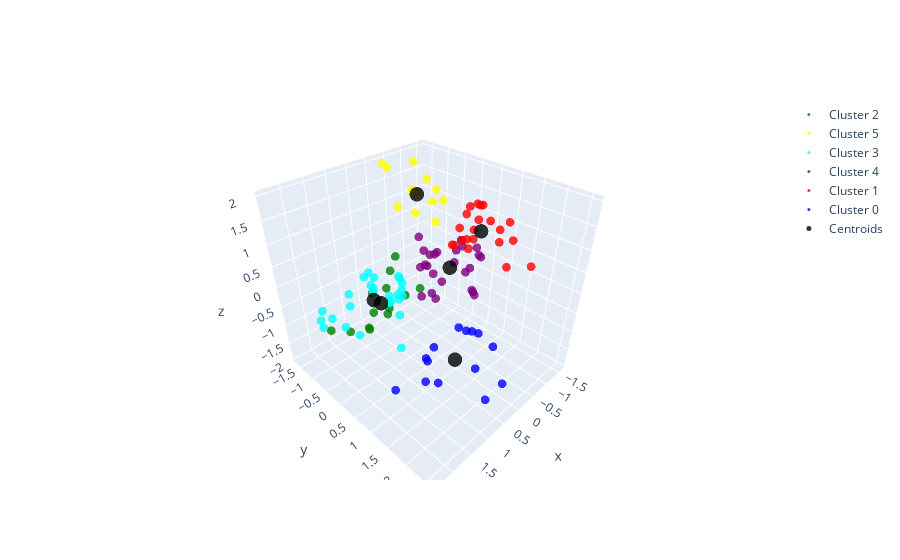

Here is the notebook cell this chart was saved with:
### Code cell
# Mostramos los grupos en un gráfico 3D
import plotly.graph_objects as go

# Columna auxiliar
df_female['Cluster_female'] = kmeans.fit_predict(df_female[['Age', 'Annual Income', 'Spending Score']])

# Define los colores para cada cluster
colores = ['blue', 'red', 'green', 'cyan', 'purple', 'yellow']

fig_female = go.Figure()

# Scatter plot para cada cluster
for i in df_female['Cluster_female'].unique():
  df_cluster = df_female[df_female['Cluster_female'] == i]
  fig_female.add_trace(go.Scatter3d(
    x = df_cluster['Age'], 
    y = df_cluster['Annual Income'], 
    z = df_cluster['Spending Score'], 
    mode = 'markers',
    marker = dict(
      size = 3,
      color = colores[i],
      opacity = 0.8
    ),
    name = 'Cluster ' + str(i)
  ))

# Añade los centroides al gráfico
fig_female.add_trace(go.Scatter3d(
  x = centroids_female[:, 0], 
  y = centroids_female[:, 1], 
  z = centroids_female[:, 2], 
  mode = 'markers',
  marker = dict(
    size = 5,
    color = 'black',                
    opacity = 0.8
  ),
  name = 'Centroids'
))

fig_female.show()

### Figure 1 — Plotly figure (JSON) as saved in the notebook; plotly's stock layout.template omitted (floating-point values rounded to 4 significant figures)
{"data": [{"marker": {"color": "green", "opacity": 0.8, "size": 3}, "mode": "markers", "name": "Cluster 2", "type": "scatter3d", "x": [-1.431, -0.5614, -0.245, 1.574, -0.245, 0.6249, 1.258, 0.5459, 0.1504, 0.8622, 0.3086, -0.1659, 0.8622], "y": [-1.663, -1.624, -1.586, -1.509, -1.47, -1.317, -1.201, -1.201, -1.163, -1.009, -0.9707, -0.8554, -0.7785], "z": [-1.888, -0.478, -1.888, -1.515, -0.6853, -1.929, -1.556, -0.8097, -0.8512, -1.556, -1.432, -1.059, -0.9756]}, {"marker": {"color": "yellow", "opacity": 0.8, "size": 3}, "mode": "markers", "name": "Cluster 5", "type": "scatter3d", "x": [-1.194, -1.273, -1.194, -0.6405, -0.245, -1.115, -0.245, -1.194, -1.352, -1.352, -0.6405, -1.431, -1.115], "y": [-1.663, -1.624, -1.586, -1.547, -1.547, -1.509, -1.394, -1.163, -1.124, -1.009, -0.9707, -0.8554, -0.7785], "z": [1.056, 1.015, 1.761, 0.849, 1.969, 1.056, 1.927, 1.471, 0.8905, 1.222, 0.8905, 0.9734, 0.5587]}, {"marker": {"color": "cyan", "opacity": 0.8, "size": 3}, "mode": "markers", "name": "Cluster 3", "type": "scatter3d", "x": [2.128, 0.9413, 0.8622, 0.9413, 1.02, 2.286, 1.258, 0.3877, 2.365, 0.704, 1.732, 1.732, 0.5459, 0.8622, 0.6249, 1.337, 0.9413, 2.365, 0.704, 0.8622, 2.207, 1.969, 0.8622, 1.02, 0.9413, 1.416], "y": [-0.8169, -0.74, -0.6632, -0.6247, -0.5863, -0.4709, -0.4709, -0.4325, -0.4325, -0.394, -0.3556, -0.3556, -0.2018, -0.2018, -0.2018, -0.0865, -0.04805, -0.009611, 0.02883, 0.1057, 0.1442, 0.2211, 0.2211, 0.2979, 0.2979, 0.7593], "z": [-0.6853, 0.144, 0.01962, -0.2707, -0.06331, 0.01962, 0.3099, -0.06331, -0.1462, -0.3951, -0.1048, 0.1855, 0.06109, -0.3951, -0.3121, 0.2684, -0.2292, 0.144, -0.1877, -0.1462, -0.06331, -0.3536, 0.3099, -0.3536, 0.227, -0.6853]}, {"marker": {"color": "purple", "opacity": 0.8, "size": 3}, "mode": "markers", "name": "Cluster 4", "type": "scatter3d", "x": [-0.5614, -0.8777, -0.7196, -0.5614, -0.5614, -0.8777, -0.4823, -1.194, -1.352, -1.273, -0.3241, 0.1504, -0.4823, -0.8777, -1.194, -1.352, -1.51, -0.007768, -1.59, -1.51, -0.007768, 0.1504, -1.194, -1.036, -0.7987], "y": [-0.7785, -0.74, -0.74, -0.74, -0.6247, -0.5094, -0.4325, -0.2018, -0.2018, -0.0865, -0.04805, 0.02883, 0.02883, 0.02883, 0.1057, 0.1057, 0.1442, 0.1826, 0.2211, 0.2211, 0.2979, 0.3748, 0.4133, 0.4902, 0.6439], "z": [0.3928, -0.1877, -0.3951, -0.3951, 0.1026, -0.02184, -0.1877, 0.01962, 0.227, 0.144, 0.3514, -0.478, -0.3951, -0.06331, -0.4365, -0.3951, 0.1026, -0.3951, -0.1462, -0.06331, -0.478, 0.2684, -0.9341, -0.7268, -0.478]}, {"marker": {"color": "red", "opacity": 0.8, "size": 3}, "mode": "markers", "name": "Cluster 1", "type": "scatter3d", "x": [-0.5614, -0.5614, -0.7196, -0.245, -0.4823, -0.4823, -0.007768, -0.8777, -0.6405, -0.6405, -0.7196, -0.5614, -0.1659, -0.4032, -0.6405, -0.4823, -0.7196, -0.1659, -0.4823, -0.007768, -0.245], "y": [0.4133, 0.4902, 0.5286, 0.567, 0.6439, 0.6824, 0.7208, 0.7208, 0.7208, 0.7208, 0.7593, 0.8362, 0.9899, 1.028, 1.105, 1.451, 1.49, 1.682, 1.682, 2.066, 2.335], "z": [1.056, 0.8075, 1.512, 0.849, 1.471, 0.9319, 1.015, 1.554, 1.098, 0.8905, 1.305, 1.72, 0.9734, 1.803, 1.43, 1.43, 1.512, 1.388, 0.7246, 1.637, 1.139]}, {"marker": {"color": "blue", "opacity": 0.8, "size": 3}, "mode": "markers", "name": "Cluster 0", "type": "scatter3d", "x": [0.4668, 1.495, -0.3241, 0.4668, 0.704, -0.1659, 1.099, -0.08686, 0.2295, 1.258, 0.2295, -0.3241, 0.704, 0.5459], "y": [0.5286, 0.6055, 0.7208, 0.7208, 0.7208, 1.067, 1.105, 1.451, 1.528, 1.605, 1.682, 1.682, 2.335, 2.566], "z": [-1.846, -1.929, -1.224, -1.307, -1.473, -1.017, -1.598, -0.8097, -0.5195, -1.141, -1.432, -1.183, -1.473, -0.9756]}, {"marker": {"color": "black", "opacity": 0.8, "size": 5}, "mode": "markers", "name": "Centroids", "type": "scatter3d", "x": [-0.9681, -0.8118, 0.4498, -0.4672, 1.27, 0.2721], "y": [-1.254, -0.04325, 1.308, 1.03, -0.193, -1.258], "z": [1.145, -0.2067, -1.281, 1.25, -0.1064, -1.279]}], "layout": {}}
